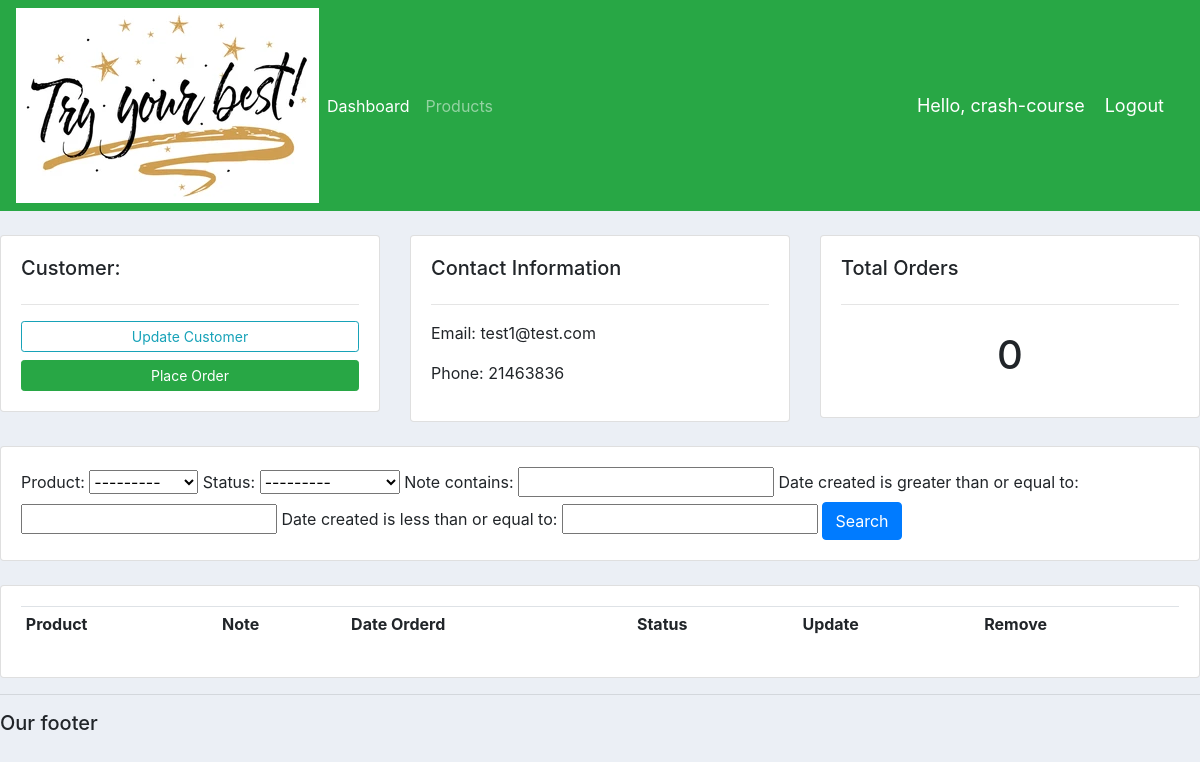
The app's page /customer/3 (signed in), older data.
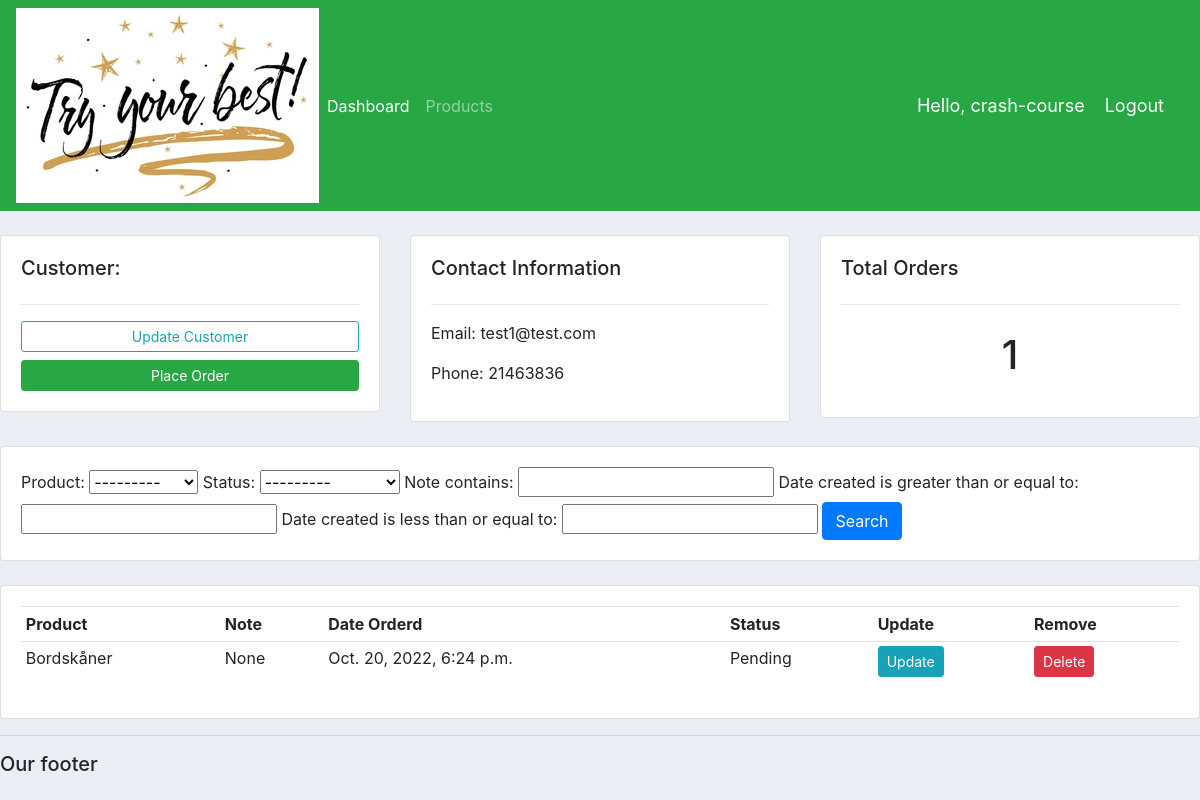
The same page, newer data.
### accounts/models.py (models this page shows, shortened)
class Order(models.Model):
	STATUS = (
			('Pending', 'Pending'),
			('Out for delivery', 'Out for delivery'),
			('Delivered', 'Delivered'),
			)
	customer = models.ForeignKey(Customer, null=True, on_delete=models.SET_NULL)
	product = models.ForeignKey(Product, null=True, on_delete=models.SET_NULL)
	date_created = models.DateTimeField(auto_now_add=True, null=True)
	status = models.CharField(max_length=200, null=True, choices=STATUS)
	note = models.CharField(max_length=200, null=True)

class Product(models.Model):
		CATEGORY = (
				('Indoor', 'Indoor'),
				('Out Door', 'Out Door'),
				)
		name = models.CharField(max_length=200, null=True)
		price = models.FloatField(null=True)
		category = models.CharField(max_length=200, null=True, choices=CATEGORY)
		description = models.CharField(max_length=200, null=True)
		date_created = models.DateTimeField(auto_now_add=True, null=True)
		tags = models.ManyToManyField(Tag)
		def __str__(self):
			return self.name

### accounts/decorators.py (the view)
        def wrapper_func(request, *args, **kwargs):
            group = None
            if request.user.groups.exists():
                group = request.user.groups.all()[0].name
            if group in allowed_roles:
                return view_func(request, *args, **kwargs)
            else:
                return HttpResponse('You are not authorized to view this page')

### accounts/views.py (called while the page is built)
@login_required(login_url='login')
@allowed_users(allowed_roles=['admin'])
def customer(request, pk_test):
    customer = Customer.objects.get(id=pk_test)
    orders = customer.order_set.all()
    order_count = orders.count()
    myfilter = OrderFilter(request.GET, queryset=orders)
    orders = myfilter.qs
    context = {
        'customer': customer,
        'orders': orders,
        'order_count': order_count,
        'myfilter': myfilter,
        }
    return render(request, 'accounts/customer.html', context)

### accounts/templates/accounts/customer.html
{% extends 'accounts/main.html' %}
{% block content %}
		<br>
<div class="row">
	<div class="col-md">
		<div class="card card-body">
			<h5>Customer:</h5>
			<hr>
			<a class="btn btn-outline-info  btn-sm btn-block" href="">Update Customer</a>
			<a class="btn btn-success  btn-sm btn-block" href="{% url 'create_order' customer.id %}">Place Order</a>
		</div>
	</div>
	<div class="col-md">
		<div class="card card-body">
			<h5>Contact Information</h5>
			<hr>
			<p>Email: {{customer.email}} </p>
			<p>Phone: {{customer.phone}} </p>
		</div>
	</div>
	<div class="col-md">
		<div class="card card-body">
			<h5>Total Orders</h5>
			<hr>
			<h1 style="text-align: center;padding: 10px">{{order_count}}</h1>
		</div>
	</div>
</div>
<br>
<div class="row">
	<div class="col">
		<div class="card card-body">
			<form method="get">
				{{myfilter.form}}
		    <button class="btn btn-primary" type="submit">Search</button>
		  </form>
		</div>
	</div>
</div>
<br>
<div class="row">
	<div class="col-md">
		<div class="card card-body">
			<table class="table table-sm">
				<tr>
					<th>Product</th>
					<th>Note</th>
					<th>Date Orderd</th>
					<th>Status</th>
					<th>Update</th>
					<th>Remove</th>
				</tr>
				{% for order in orders %}
				<tr>
					<td>{{order.product}}</td>
					<td>{{order.note}}</td>
					<td>{{order.date_created}}</td>
					<td>{{order.status}}</td>
					<td><a class="btn btn-sm btn-info" href="{% url 'update_order' order.id %}">Update</a></td>
					<td><a class="btn btn-sm btn-danger" href="{% url 'delete_order' order.id %}">Delete</a></td>
				</tr>
				{% endfor %}
			</table>
		</div>
	</div>
</div>
{% endblock %}

Row changes from the older to the newer data that the page shows:
added Order: product "Bordskåner", note "None", date_created "Oct. 20, 2022, 6:24 p.m.", status "Pending"
Text that changed along with them:
{{ order_count }}: "0" → "1"
